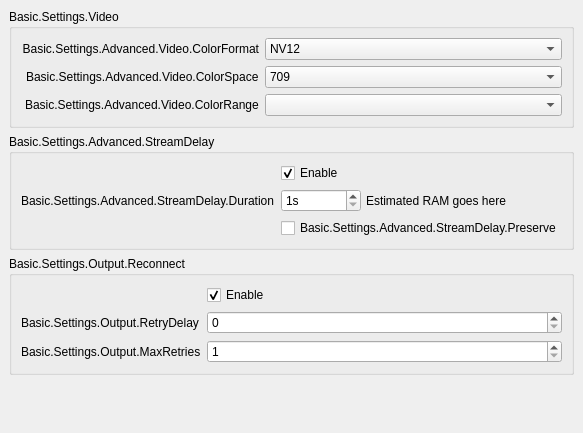
           <widget class="QWidget" name="scrollAreaWidgetContents">
            <property name="geometry">
             <rect>
              <x>0</x>
              <y>0</y>
              <width>525</width>
              <height>383</height>
             </rect>
            </property>
            <layout class="QVBoxLayout" name="verticalLayout_16">
             <property name="leftMargin">
              <number>0</number>
             </property>
             <property name="topMargin">
              <number>0</number>
             </property>
             <property name="rightMargin">
              <number>0</number>
             </property>
             <property name="bottomMargin">
              <number>9</number>
             </property>
             <item alignment="Qt::AlignTop">
              <widget class="QWidget" name="widget_11" native="true">
               <layout class="QVBoxLayout" name="verticalLayout_17">
                <item>
                 <widget class="QGroupBox" name="advancedVideoContainer">
                  <property name="title">
                   <string>Basic.Settings.Video</string>
                  </property>
                  <layout class="QFormLayout" name="formLayout_14">
                   <property name="fieldGrowthPolicy">
                    <enum>QFormLayout::AllNonFixedFieldsGrow</enum>
                   </property>
                   <property name="labelAlignment">
                    <set>Qt::AlignRight|Qt::AlignTrailing|Qt::AlignVCenter</set>
                   </property>
                   <item row="0" column="0">
                    <widget class="QLabel" name="label_30">
                     <property name="minimumSize">
                      <size>
                       <width>0</width>
                       <height>0</height>
                      </size>
                     </property>
                     <property name="text">
                      <string>Basic.Settings.Advanced.Video.ColorFormat</string>
                     </property>
                     <property name="alignment">
                      <set>Qt::AlignRight|Qt::AlignTrailing|Qt::AlignVCenter</set>
                     </property>
                    </widget>
                   </item>
                   <item row="0" column="1">
                    <widget class="QComboBox" name="colorFormat">
                     <item>
                      <property name="text">
                       <string notr="true">NV12</string>
                      </property>
                     </item>
                     <item>
                      <property name="text">
                       <string notr="true">I420</string>
                      </property>
                     </item>
                     <item>
                      <property name="text">
                       <string>I444</string>
                      </property>
                     </item>
                     <item>
                      <property name="text">
                       <string notr="true">RGB</string>
                      </property>
                     </item>
                    </widget>
                   </item>
                   <item row="2" column="0">
                    <widget class="QLabel" name="label_34">
                     <property name="text">
                      <string>Basic.Settings.Advanced.Video.ColorRange</string>
                     </property>
                    </widget>
                   </item>
                   <item row="2" column="1">
                    <widget class="QComboBox" name="colorRange"/>
                   </item>
                   <item row="1" column="0">
                    <widget class="QLabel" name="label_33">
                     <property name="text">
                      <string>Basic.Settings.Advanced.Video.ColorSpace</string>
                     </property>
                    </widget>
                   </item>
                   <item row="1" column="1">
                    <widget class="QComboBox" name="colorSpace">
                     <item>
                      <property name="text">
                       <string notr="true">709</string>
                      </property>
                     </item>
                     <item>
                      <property name="text">
                       <string notr="true">601</string>
                      </property>
                     </item>
                    </widget>
                   </item>
                  </layout>
                 </widget>
                </item>
                <item>
                 <widget class="QGroupBox" name="groupBox_5">
                  <property name="title">
                   <string>Basic.Settings.Advanced.StreamDelay</string>
                  </property>
                  <layout class="QFormLayout" name="formLayout_18">
                   <item row="0" column="1">
                    <widget class="QCheckBox" name="streamDelayEnable">
                     <property name="text">
                      <string>Enable</string>
                     </property>
                     <property name="checked">
                      <bool>true</bool>
                     </property>
                    </widget>
                   </item>
                   <item row="1" column="0">
                    <widget class="QLabel" name="label_56">
                     <property name="text">
                      <string>Basic.Settings.Advanced.StreamDelay.Duration</string>
                     </property>
                    </widget>
                   </item>
                   <item row="1" column="1">
                    <widget class="QWidget" name="widget_12" native="true">
                     <property name="enabled">
                      <bool>true</bool>
                     </property>
                     <layout class="QHBoxLayout" name="horizontalLayout_13">
                      <property name="spacing">
                       <number>5</number>
                      </property>
                      <property name="leftMargin">
                       <number>0</number>
                      </property>
                      <property name="topMargin">
                       <number>0</number>
                      </property>
                      <property name="rightMargin">
                       <number>0</number>
                      </property>
                      <property name="bottomMargin">
                       <number>0</number>
                      </property>
                      <item>
                       <widget class="QSpinBox" name="streamDelaySec">
                        <property name="enabled">
                         <bool>true</bool>
                        </property>
                        <property name="sizePolicy">
                         <sizepolicy hsizetype="Maximum" vsizetype="Fixed">
                          <horstretch>0</horstretch>
                          <verstretch>0</verstretch>
                         </sizepolicy>
                        </property>
                        <property name="minimumSize">
                         <size>
                          <width>80</width>
                          <height>0</height>
                         </size>
                        </property>
                        <property name="suffix">
                         <string notr="true">s</string>
                        </property>
                        <property name="minimum">
                         <number>1</number>
                        </property>
                        <property name="maximum">
                         <number>1800</number>
                        </property>
                       </widget>
                      </item>
                      <item>
                       <widget class="QLabel" name="streamDelayInfo">
                        <property name="text">
                         <string notr="true">Estimated RAM goes here</string>
                        </property>
                       </widget>
                      </item>
                     </layout>
                    </widget>
                   </item>
                   <item row="2" column="1">
                    <widget class="QCheckBox" name="streamDelayPreserve">
                     <property name="text">
                      <string>Basic.Settings.Advanced.StreamDelay.Preserve</string>
                     </property>
                    </widget>
                   </item>
                  </layout>
                 </widget>
                </item>
                <item>
                 <widget class="QGroupBox" name="groupBox_7">
                  <property name="title">
                   <string>Basic.Settings.Output.Reconnect</string>
                  </property>
                  <layout class="QFormLayout" name="formLayout_19">
                   <property name="fieldGrowthPolicy">
                    <enum>QFormLayout::AllNonFixedFieldsGrow</enum>
                   </property>
                   <item row="1" column="0">
                    <widget class="QLabel" name="label_17">
                     <property name="text">
                      <string>Basic.Settings.Output.RetryDelay</string>
                     </property>
                    </widget>
                   </item>
                   <item row="0" column="1">
                    <widget class="QCheckBox" name="reconnectEnable">
                     <property name="text">
                      <string>Enable</string>
                     </property>
                     <property name="checked">
                      <bool>true</bool>
                     </property>
                    </widget>
                   </item>
                   <item row="1" column="1">
                    <widget class="QSpinBox" name="reconnectRetryDelay">
                     <property name="maximum">
                      <number>30</number>
                     </property>
                    </widget>
                   </item>
                   <item row="2" column="0">
                    <widget class="QLabel" name="label_22">
                     <property name="text">
                      <string>Basic.Settings.Output.MaxRetries</string>
                     </property>
                    </widget>
                   </item>
                   <item row="2" column="1">
                    <widget class="QSpinBox" name="reconnectMaxRetries">
                     <property name="minimum">
                      <number>1</number>
                     </property>
                     <property name="maximum">
                      <number>10000</number>
                     </property>
                    </widget>
                   </item>
                  </layout>
                 </widget>
                </item>
                <item>
                 <widget class="QLabel" name="advancedMsg">
                  <property name="styleSheet">
                   <string notr="true">color: rgb(255, 0, 4);</string>
                  </property>
                  <property name="text">
                   <string notr="true"/>
                  </property>
                  <property name="wordWrap">
                   <bool>true</bool>
                  </property>
                 </widget>
                </item>
                <item>
                 <widget class="QLabel" name="advancedMsg2">
                  <property name="styleSheet">
                   <string notr="true">color: rgb(255, 0, 4);</string>
                  </property>
                  <property name="text">
                   <string notr="true"/>
                  </property>
                  <property name="wordWrap">
                   <bool>true</bool>
                  </property>
                 </widget>
                </item>
               </layout>
              </widget>
             </item>
            </layout>
           </widget>
